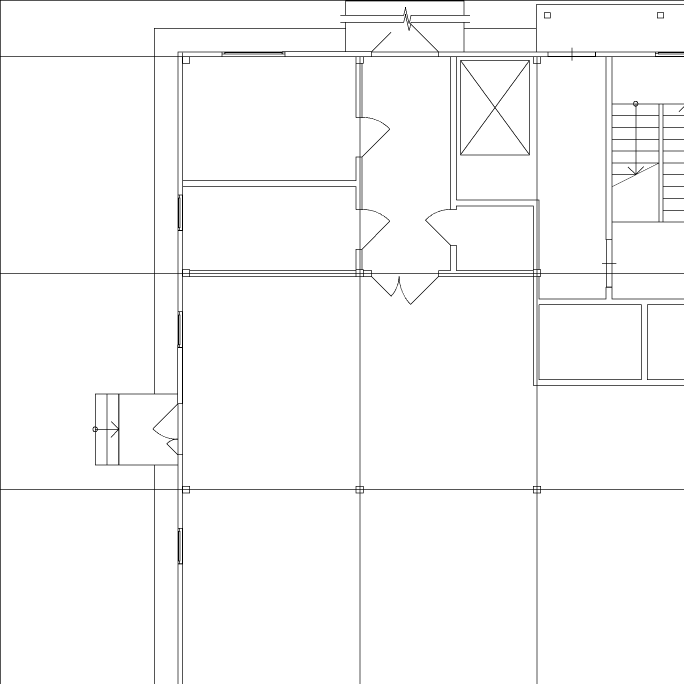
#> input picture drawings/001/images/clean/crop_0000.tiff, 2052 x 2052 px (shown at 1/3 size); its folder holds only this picture in this run
$ python make_preview.py --source ../drawings/001/images/clean/crop_0000.tiff
#> lines starting #> are read from the running program, lines starting #| are printed output that depends on the picture
#> in main, `arr = np.array(Image.open(str(src_path)).convert("L"), dtype=np.float3..`: arr: shape (2052, 2052) float32; values 0 (black) and 1 (white), 97.9% white; black in thin lines or dots
#!/usr/bin/env python3
"""
make_preview.py

Генерирует PNG-превью всех типов и уровней шума.

Входное изображение (в порядке приоритета):
  1. Первый доступный чистый кроп из drawings/*/images/clean/*.tiff
  2. Синтетическое изображение (линии на белом фоне) — не требует предварительной
     нарезки датасета.

Результат сохраняется в docs/noise_preview.png.

Использование:
    python scripts/make_preview.py              # из корня Dataset/
    python scripts/make_preview.py --size 256   # размер ячейки превью
    python scripts/make_preview.py --source path/to/crop.tiff
"""
from __future__ import annotations

import argparse
import sys
from pathlib import Path

if sys.stdout.encoding and sys.stdout.encoding.lower() != "utf-8":
    sys.stdout.reconfigure(encoding="utf-8", errors="replace")  # type: ignore[attr-defined]

try:
    import numpy as np
    from PIL import Image, ImageDraw, ImageFont
    from scipy.ndimage import gaussian_filter, rotate as scipy_rotate
except ImportError as e:
    print(f"Ошибка импорта: {e}\nУстановите зависимости: pip install numpy Pillow scipy",
          file=sys.stderr)
    sys.exit(1)

SCRIPT_DIR  = Path(__file__).parent.resolve()
DATASET_DIR = SCRIPT_DIR.parent.resolve()

# ──────────────────────────────────────────────────────────────────────────────
# Конфигурация шума (синхронизирована с add_noise.py)
# ──────────────────────────────────────────────────────────────────────────────

NOISE_CONFIGS: dict[str, dict] = {
    "gaussian_noise": {
        "label":  "Gaussian noise  (σ)",
        "levels": [
            ("L1", {"sigma": 0.05}),
            ("L2", {"sigma": 0.10}),
            ("L3", {"sigma": 0.15}),
            ("L4", {"sigma": 0.25}),
            ("L5", {"sigma": 0.40}),
        ],
    },
    "salt_pepper": {
        "label":  "Salt & pepper  (density)",
        "levels": [
            ("L1", {"density": 0.0001}),
            ("L2", {"density": 0.001}),
            ("L3", {"density": 0.010}),
            ("L4", {"density": 0.040}),
            ("L5", {"density": 0.100}),
        ],
    },
    "gaussian_blur": {
        "label":  "Gaussian blur  (σ px)",
        "levels": [
            ("L1", {"sigma": 0.5}),
            ("L2", {"sigma": 1.0}),
            ("L3", {"sigma": 1.5}),
            ("L4", {"sigma": 2.0}),
            ("L5", {"sigma": 3.0}),
        ],
    },
    "rotation": {
        "label":  "Rotation  (°, CCW)",
        "levels": [
            ("L1", {"angle_deg": 0.5}),
            ("L2", {"angle_deg": 1.0}),
            ("L3", {"angle_deg": 2.0}),
            ("L4", {"angle_deg": 3.0}),
            ("L5", {"angle_deg": 5.0}),
        ],
    },
}

LEVEL_PARAMS: dict[str, dict[str, str]] = {
    "gaussian_noise": {"L1": "σ=0.05", "L2": "σ=0.10", "L3": "σ=0.15",
                       "L4": "σ=0.25", "L5": "σ=0.40"},
    "salt_pepper":    {"L1": "d=0.0001", "L2": "d=0.001", "L3": "d=0.010",
                       "L4": "d=0.040",  "L5": "d=0.100"},
    "gaussian_blur":  {"L1": "σ=0.5px", "L2": "σ=1.0px", "L3": "σ=1.5px",
                       "L4": "σ=2.0px", "L5": "σ=3.0px"},
    "rotation":       {"L1": "0.5°", "L2": "1.0°", "L3": "2.0°",
                       "L4": "3.0°", "L5": "5.0°"},
}


# ──────────────────────────────────────────────────────────────────────────────
# Синтетическое изображение
# ──────────────────────────────────────────────────────────────────────────────

def make_synthetic(size: int) -> np.ndarray:
    """
    Создаёт синтетический чертёж: прямоугольники, диагонали, штриховка.
    Возвращает float32 массив [0,1], 0 = линия, 1 = фон.
    """
    img = Image.new("L", (size, size), color=255)
    draw = ImageDraw.Draw(img)
    lw = max(1, size // 128)   # толщина линии масштабируется с размером
    m  = size // 8             # отступ

    # Внешний прямоугольник
    draw.rectangle([m, m, size - m, size - m], outline=0, width=lw)

    # Внутренний прямоугольник
    m2 = size // 4
    draw.rectangle([m2, m2, size - m2, size - m2], outline=0, width=lw)

    # Диагонали
    draw.line([(m, m), (size - m, size - m)], fill=0, width=lw)
    draw.line([(size - m, m), (m, size - m)], fill=0, width=lw)

    # Горизонтальные линии (штриховка нижней половины)
    step = size // 10
    for y in range(size // 2, size - m, step):
        draw.line([(m, y), (size - m, y)], fill=0, width=lw)

    # Вертикальные линии (штриховка правой четверти)
    for x in range(size * 3 // 4, size - m, step):
        draw.line([(x, m), (x, size // 2)], fill=0, width=lw)

    return np.array(img, dtype=np.float32) / 255.0


# ──────────────────────────────────────────────────────────────────────────────
# Применение шума
# ──────────────────────────────────────────────────────────────────────────────

def apply_noise(arr: np.ndarray, noise_type: str, params: dict,
                rng: np.random.Generator, edge_blur: float = 1.0) -> np.ndarray:
    if noise_type == "gaussian_noise":
        if edge_blur > 0:
            arr = gaussian_filter(arr, sigma=edge_blur)
        noise = rng.normal(0.0, params["sigma"], arr.shape).astype(np.float32)
        return np.clip(arr + noise, 0.0, 1.0)

    elif noise_type == "salt_pepper":
        result = arr.copy()
        n_total = arr.size
        n_each  = max(1, int(n_total * params["density"] / 2))
        flat    = result.ravel()
        flat[rng.choice(n_total, size=n_each, replace=False)] = 1.0
        flat[rng.choice(n_total, size=n_each, replace=False)] = 0.0
        return flat.reshape(arr.shape)

    elif noise_type == "gaussian_blur":
        return gaussian_filter(arr, sigma=params["sigma"])

    elif noise_type == "rotation":
        return scipy_rotate(arr, angle=params["angle_deg"],
                            reshape=False, mode="constant",
                            cval=1.0, order=1)
    return arr


def to_pil(arr: np.ndarray, noise_type: str) -> Image.Image:
    """Конвертирует float массив в PIL: gaussian_blur → grayscale, остальные → 1-bit."""
    if noise_type == "gaussian_blur":
        uint8 = np.clip(arr * 255, 0, 255).astype(np.uint8)
        return Image.fromarray(uint8, mode="L").convert("RGB")
    else:
        binary = (arr > 0.5).astype(np.uint8) * 255
        return Image.fromarray(binary, mode="L").convert("RGB")


# ──────────────────────────────────────────────────────────────────────────────
# Сборка сетки превью
# ──────────────────────────────────────────────────────────────────────────────

def build_grid(
    source: np.ndarray,
    cell:   int,
    pad:    int,
    rng:    np.random.Generator,
) -> Image.Image:
    """
    Строит сетку: строки = типы шума (4), столбцы = clean + L1..L5 (6).
    Заголовки строк и подписи столбцов рисуются средствами PIL.
    """
#> called with cell = 192, pad = 6
    n_rows   = len(NOISE_CONFIGS)
    n_cols   = 6                  # clean + L1..L5
    row_h    = cell + pad
    label_w  = 180                # ширина подписи строки
    header_h = 28                 # высота подписи уровня сверху

    total_w = label_w + n_cols * (cell + pad) + pad
    total_h = header_h + n_rows * row_h + pad

    grid = Image.new("RGB", (total_w, total_h), color=(245, 245, 245))
#> grid: PIL image 1374x826 RGB; every value is 245
    draw = ImageDraw.Draw(grid)

    # Попытка загрузить шрифт; fallback на дефолтный
    try:
        font_label = ImageFont.truetype("arial.ttf", 13)
        font_small = ImageFont.truetype("arial.ttf", 11)
    except Exception:
        font_label = ImageFont.load_default()
        font_small = font_label

    # Заголовки столбцов
    col_labels = ["clean", "L1", "L2", "L3", "L4", "L5"]
    for ci, lbl in enumerate(col_labels):
        x = label_w + pad + ci * (cell + pad) + cell // 2
        draw.text((x, 4), lbl, fill=(60, 60, 60), font=font_label, anchor="mt")

    for ri, (noise_type, cfg) in enumerate(NOISE_CONFIGS.items()):
        y_base = header_h + ri * row_h

        # Подпись строки
        draw.text((pad, y_base + cell // 2), cfg["label"],
                  fill=(30, 30, 30), font=font_label, anchor="lm")

        # Чистый кроп (col 0)
        clean_pil = Image.fromarray(
            (source * 255).astype(np.uint8), mode="L"
        ).convert("RGB").resize((cell, cell), Image.LANCZOS)
        grid.paste(clean_pil, (label_w + pad, y_base))

        # Зашумлённые варианты (col 1..5)
        for ci, (level, params) in enumerate(cfg["levels"]):
            noisy = apply_noise(source.copy(), noise_type, params, rng)
            tile  = to_pil(noisy, noise_type).resize((cell, cell), Image.LANCZOS)
            x = label_w + pad + (ci + 1) * (cell + pad)
            grid.paste(tile, (x, y_base))

            # Подпись параметра под тайлом
            param_str = LEVEL_PARAMS[noise_type][level]
            tx = x + cell // 2
            ty = y_base + cell - 2
            draw.text((tx, ty), param_str, fill=(100, 100, 100),
                      font=font_small, anchor="mb")
#> this loop made 4 passes
#> y_base on passes 2 to 4: 226, 424, 622
#> pass 1, in build_grid, `clean_pil = Image.fromarray( (source * 255).astype(np.uint8), mode="L"..`:
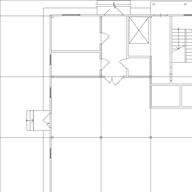
#> clean_pil: PIL image 192x192 RGB; min 112, max 255, mean 249.3
#> after the loop:
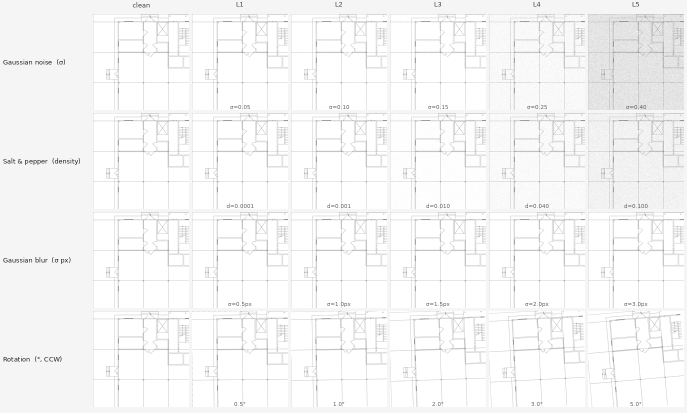
#> grid: PIL image 1374x826 RGB (shown at 1/2 size); min 30, max 255, mean 246.3
#> after the loop:
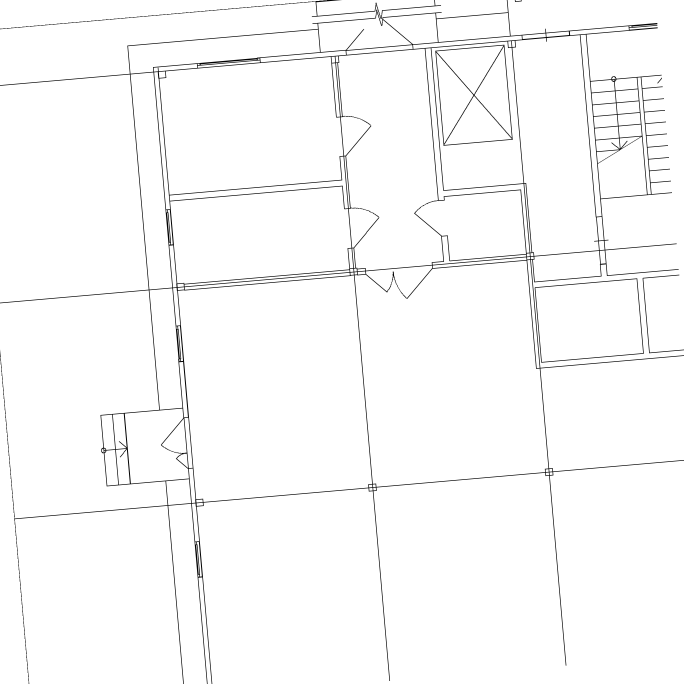
#> noisy: shape (2052, 2052) float32 (shown at 1/3 size); min 0, max 1, mean 0.981
#> after the loop:
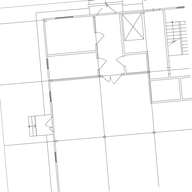
#> tile: PIL image 192x192 RGB; min 113, max 255, mean 249.7

    return grid


# ──────────────────────────────────────────────────────────────────────────────

def find_clean_crop() -> Path | None:
    drawings = DATASET_DIR / "drawings"
    if drawings.is_dir():
        for tiff in sorted(drawings.rglob("images/clean/*.tiff")):
            return tiff
    return None


def main() -> None:
    parser = argparse.ArgumentParser(
        description="Генерирует PNG-превью всех типов и уровней шума.",
        formatter_class=argparse.ArgumentDefaultsHelpFormatter,
    )
    parser.add_argument(
        "--source", type=Path, default=None,
        help="Входной TIFF-кроп. По умолчанию: первый доступный из drawings/, "
             "или синтетическое изображение.",
    )
    parser.add_argument(
        "--size", type=int, default=192,
        help="Размер одной ячейки превью в пикселях.",
    )
    parser.add_argument(
        "--pad", type=int, default=6,
        help="Отступ между ячейками в пикселях.",
    )
    parser.add_argument(
        "--output", type=Path, default=None,
        help="Путь для сохранения PNG. По умолчанию: docs/noise_preview.png.",
    )
    parser.add_argument("--seed", type=int, default=42)
    args = parser.parse_args()

    rng = np.random.default_rng(args.seed)

    # Загружаем / генерируем исходный кроп
    if args.source is not None:
        src_path = args.source
        print(f"Источник: {src_path}")
        arr = np.array(Image.open(str(src_path)).convert("L"),
                       dtype=np.float32) / 255.0
    else:
        crop = find_clean_crop()
        if crop is not None:
            print(f"Источник (авто): {crop.relative_to(DATASET_DIR)}")
            arr = np.array(Image.open(str(crop)).convert("L"),
                           dtype=np.float32) / 255.0
        else:
            print("Источник: синтетическое изображение (drawings/ не найден)")
            arr = make_synthetic(512)

    # Выходной путь
    out_path = args.output or (DATASET_DIR / "docs" / "noise_preview.png")
    out_path.parent.mkdir(parents=True, exist_ok=True)

    print("Сборка сетки превью ...")
    grid = build_grid(arr, cell=args.size, pad=args.pad, rng=rng)
    grid.save(str(out_path), format="PNG", optimize=True)
    print(f"Сохранено: {out_path}  ({grid.width}×{grid.height} px)")
#| Сохранено: docs/noise_preview.png  (1374×826 px)


if __name__ == "__main__":
    main()

$ run again, on drawings/001/images/clean/crop_0001.tiff
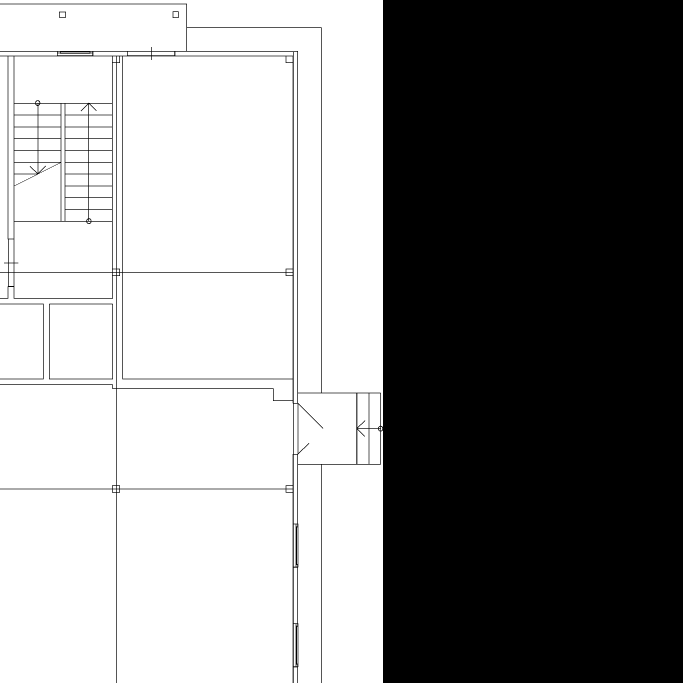
#> input picture drawings/001/images/clean/crop_0001.tiff, 2048 x 2048 px (shown at 1/3 size)
#> the loop in build_grid, `for ri, (noise_type, cfg) in enumerate(NOISE_CONFIGS.items()):` made 4 passes
#> y_base on passes 2 to 4: 226, 424, 622
#> after the loop in build_grid, `for ri, (noise_type, cfg) in enumerate(NOISE_CONFIGS.items()):`:
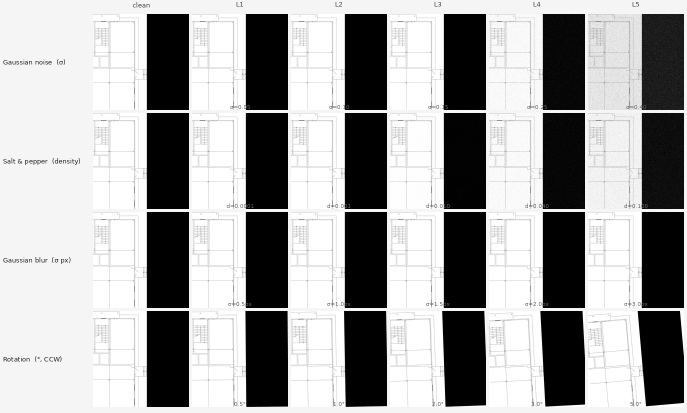
#> grid: PIL image 1374x826 RGB (shown at 1/2 size); min 0, max 255, mean 162.7
#> after the loop in build_grid, `for ri, (noise_type, cfg) in enumerate(NOISE_CONFIGS.items()):`:
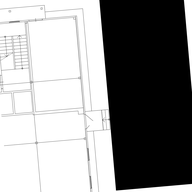
#> tile: PIL image 192x192 RGB; min 0, max 255, mean 144.8
#| Сохранено: docs/noise_preview.png  (1374×826 px)

$ run again, on drawings/001/images/clean/crop_0002.tiff
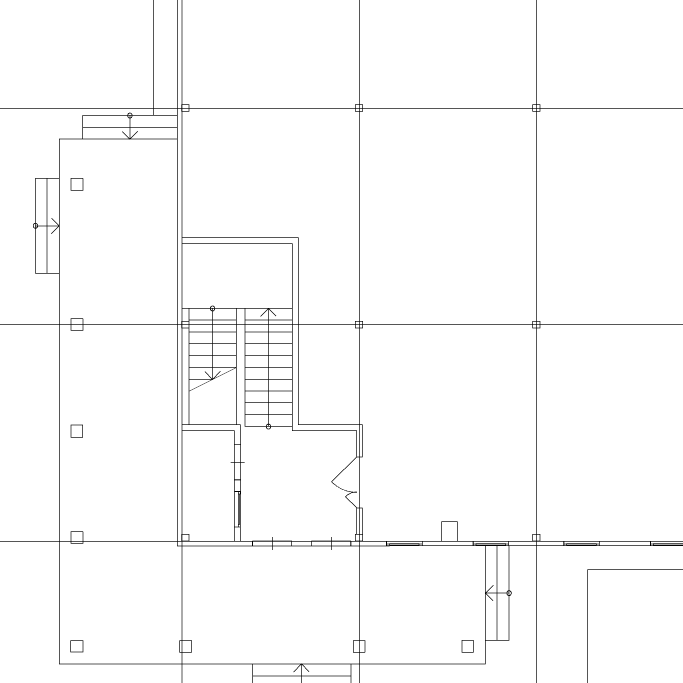
#> input picture drawings/001/images/clean/crop_0002.tiff, 2048 x 2048 px (shown at 1/3 size)
#> the loop in build_grid, `for ri, (noise_type, cfg) in enumerate(NOISE_CONFIGS.items()):` made 4 passes
#> y_base on passes 2 to 4: 226, 424, 622
#> after the loop in build_grid, `for ri, (noise_type, cfg) in enumerate(NOISE_CONFIGS.items()):`:
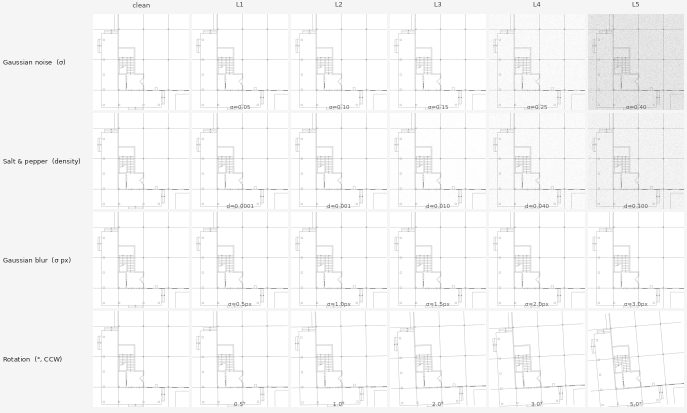
#> grid: PIL image 1374x826 RGB (shown at 1/2 size); min 30, max 255, mean 247
#> after the loop in build_grid, `for ri, (noise_type, cfg) in enumerate(NOISE_CONFIGS.items()):`:
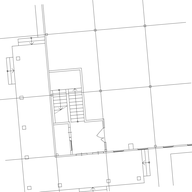
#> tile: PIL image 192x192 RGB; min 107, max 255, mean 250.4
#| Сохранено: docs/noise_preview.png  (1374×826 px)
